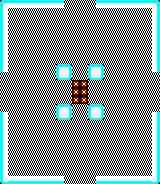

Tiled map render using the project's own tile images. Description and the whole map definition, tile-layer contents included, below:
An orthogonal 20x23 tile map with 8x8 px tiles, 1 tile layer (Tile Layer 1).

<map version="1.8" tiledversion="1.8.2" orientation="orthogonal" renderorder="right-down" width="20" height="23" tilewidth="8" tileheight="8" infinite="0" nextlayerid="2" nextobjectid="1">
 <tileset firstgid="1" name="tileset-03" tilewidth="8" tileheight="8" tilecount="64" columns="16">
  <image source="tileset-03.png" width="128" height="32" />
 </tileset>
 <layer id="1" name="Tile Layer 1" width="20" height="23">
  <data encoding="csv">
5,2,2,2,2,2,2,2,49,49,49,49,2,2,2,2,2,2,2,6,
3,49,49,49,49,49,49,49,49,49,49,49,49,49,49,49,49,49,49,4,
3,49,49,49,49,49,49,49,49,49,49,49,49,49,49,49,49,49,49,4,
3,49,49,49,49,49,49,49,49,49,49,49,49,49,49,49,49,49,49,4,
3,49,49,49,49,49,49,49,49,49,49,49,49,49,49,49,49,49,49,4,
3,49,49,49,49,49,49,49,49,49,49,49,49,49,49,49,49,49,49,4,
3,49,49,49,49,49,49,49,49,49,49,49,49,49,49,49,49,49,49,4,
3,49,49,49,49,49,49,49,49,49,49,49,49,49,49,49,49,49,49,4,
3,49,49,49,49,49,49,5,6,49,49,5,6,49,49,49,49,49,49,4,
49,49,49,49,49,49,49,7,8,49,49,7,8,49,49,49,49,49,49,49,
49,49,49,49,49,49,49,49,49,34,34,49,49,49,49,49,49,49,49,49,
49,49,49,49,49,49,49,49,49,34,34,49,49,49,49,49,49,49,49,49,
49,49,49,49,49,49,49,49,49,34,34,49,49,49,49,49,49,49,49,49,
49,49,49,49,49,49,49,5,6,49,49,5,6,49,49,49,49,49,49,49,
3,49,49,49,49,49,49,7,8,49,49,7,8,49,49,49,49,49,49,4,
3,49,49,49,49,49,49,49,49,49,49,49,49,49,49,49,49,49,49,4,
3,49,49,49,49,49,49,49,49,49,49,49,49,49,49,49,49,49,49,4,
3,49,49,49,49,49,49,49,49,49,49,49,49,49,49,49,49,49,49,4,
3,49,49,49,49,49,49,49,49,49,49,49,49,49,49,49,49,49,49,4,
3,49,49,49,49,49,49,49,49,49,49,49,49,49,49,49,49,49,49,4,
3,49,49,49,49,49,49,49,49,49,49,49,49,49,49,49,49,49,49,4,
3,49,49,49,49,49,49,49,49,49,49,49,49,49,49,49,49,49,49,4,
7,1,1,1,1,1,1,1,49,49,49,49,1,1,1,1,1,1,1,8
</data>
 </layer>
</map>
